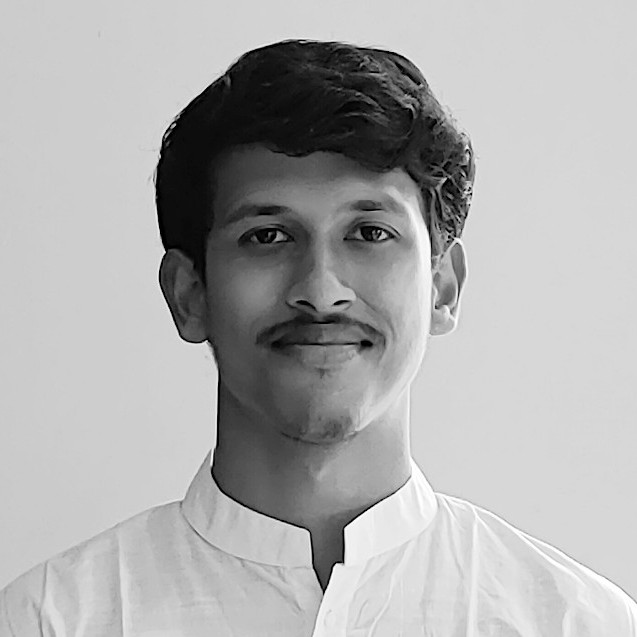
#> input picture ascii/avatar.jpg, 637 x 637 px
$ python aart.py -i avatar.jpg
#> lines starting #> are read from the running program, lines starting #| are printed output that depends on the picture
from PIL import Image, ImageOps
import numpy as np
import argparse

def main():
    parser = argparse.ArgumentParser()
    parser.add_argument("--image","-i",required=True)
    args = parser.parse_args()
    im = Image.open(args.image)
#> im is the input picture: PIL image 637x637 RGB; min 0, max 255, mean 173.5
    w, h = im.size
#> w = 637; h = 637
    ratio = 5
    new_w = w // ratio
#> new_w = 127
    new_h = h // (ratio*2)
#> new_h = 63
    im = im.resize((new_w, new_h))
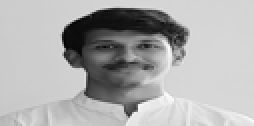
#> im: PIL image 127x63 RGB (shown 2 times larger); min 0, max 253, mean 173.5
    grim = ImageOps.grayscale(im)
    im_arr = np.array(grim)
    ###############################
    #fillers = "M8S%|:.'   "
    # ^ default

    #fillers = "MOX<:.`'   "
    # ^ for avatar.jpg

    fillers = "MO%<:.`'   "
    # ^ linkedin.jpg
    nbuckets = len(fillers)
    hist = np.histogram(range(256), bins=nbuckets)
    mapping = np.digitize(range(256), bins=hist[1]) - 1
    artim = []
    for r in range(im_arr.shape[0]):
        ro = []
        for c in range(im_arr.shape[1]):
            try:
                ro.append(fillers[mapping[im_arr[r,c]]])
            except IndexError:
                ro.append(fillers[mapping[im_arr[r,c]]-1])
        artim.append(ro)
#> after the loop, artim = 63 items
    artim = np.asarray(artim)
    filename = args.image
    filename = filename[:filename.rindex('.')]
    with open("{}.txt".format(filename),"w") as f:
        for row in artim:
            f.write(''.join(row))
            f.write('\n')
#> this loop made 63 passes
    # import pdb;pdb.set_trace()
    # print()

if __name__=="__main__":
    main()
